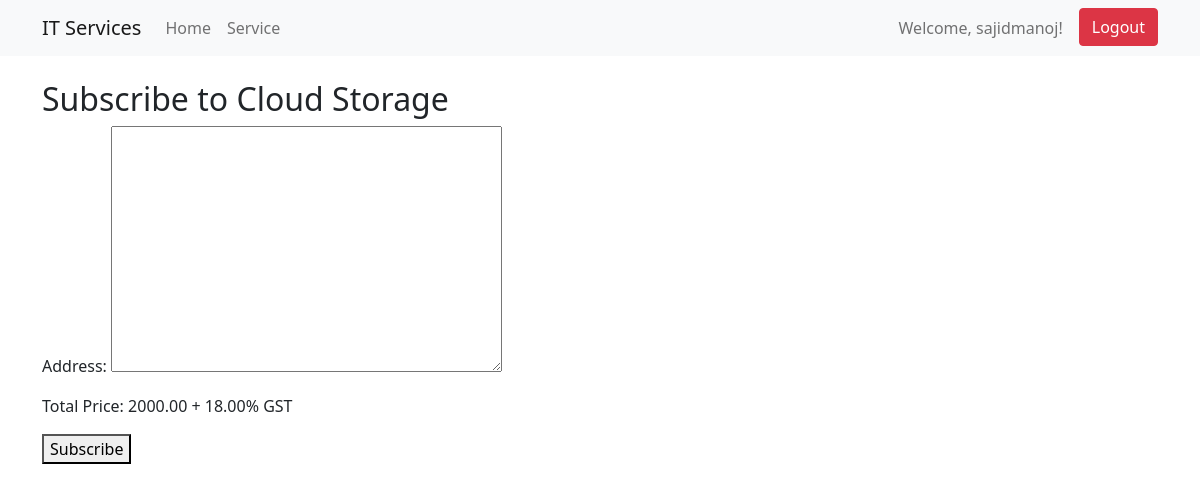
/subscribe/4/ (signed in), run on the app's committed database.
### service/models.py (models this page shows, shortened)
class Service(models.Model):
    name = models.CharField(max_length=100)
    payment_terms = models.TextField()
    price = models.DecimalField(max_digits=10, decimal_places=2)
    package = models.CharField(max_length=100)
    tax = models.DecimalField(max_digits=5, decimal_places=2)
    image = models.ImageField(upload_to='services/')
    active = models.BooleanField(default=True)

### service/views.py (the view)
# urls.py: path('subscribe/<int:service_id>/', service_views.subscribe, name='subscribe'),
@login_required
def subscribe(request, service_id):
    service = get_object_or_404(Service, id=service_id)
    if request.method == 'POST':
        form = SubscriptionForm(request.POST)
        if form.is_valid():
            subscription = form.save(commit=False)
            subscription.user = request.user
            subscription.service = service
            subscription.price = service.total_price  # Use the property to calculate total price
            subscription.payment_status = 'Pending'
            subscription.save()
            client = razorpay.Client(auth=("rzp_test_e664V0FP0zQy7N", "QdnuRxUHrPGeiJc9lDTXYPO7"))
            payment = client.order.create({
                'amount': int(subscription.price * 100),  # Amount in paise
                'currency': 'INR',
                'payment_capture': '1'
            })
            subscription.transaction_details = payment['id']
            subscription.save()
            return redirect('payment_page', payment_id=payment['id'])
    else:
        form = SubscriptionForm()
    return render(request, 'subscribe.html', {'form': form, 'service': service})

### service/forms.py
class SubscriptionForm(forms.ModelForm):
    class Meta:
        model = Subscription
        fields = ['address']

### service/templates/subscribe.html (shortened to what this page needs)
{% extends "layout.html" %}
{% block content %}
<h2>Subscribe to {{ service.name }}</h2>
<form method="post">
    {{ form.as_p }}
    <p>Total Price: {{ service.price }} + {{ service.tax }}% GST</p>
    <button type="submit">Subscribe</button>
</form>
{% endblock %}

### templates/layout.html (shortened to what this page needs)
<!DOCTYPE html>
<html lang="en">
<head>
    <link
        href="https://cdn.jsdelivr.net/npm/bootstrap@5.1.3/dist/css/bootstrap.min.css"
        rel="stylesheet"
    />
</head>
<body>
    <nav class="navbar navbar-expand-lg navbar-light bg-light">
        <div class="container">
            <a class="navbar-brand" href="{% url 'index' %}">IT Services</a>
            <div class="collapse navbar-collapse" id="navbarSupportedContent">
                <ul class="navbar-nav me-auto mb-2 mb-lg-0">
                    <li class="nav-item">
                        <a class="nav-link" href="{% url 'index' %}">Home</a>
                    </li>
                    {% if user.is_authenticated %}
                        <li class="nav-item">
                            <a class="nav-link" href="{% url 'home' %}">Service</a>
                        </li>
                    {% endif %}
                </ul>
                <div class="d-flex ms-auto">
                    {% if user.is_authenticated %}
                        <span class="navbar-text d-none d-lg-block me-3">Welcome, {{ user.username }}!</span>
                        <form method="post" action="{% url 'logout' %}" class="d-none d-lg-block">
                            <button class="btn btn-danger" type="submit">Logout</button>
                        </form>
                    {% endif %}
                </div>
            </div>
        </div>
    </nav>
    <div class="container mt-4">
        {% block content %}{% endblock %}
    </div>
</body>
</html>

### data on the page
Service: name "Cloud Storage", price "2000.00", tax "18.00"

### other printed values
{{ user.username }} "sajidmanoj"
